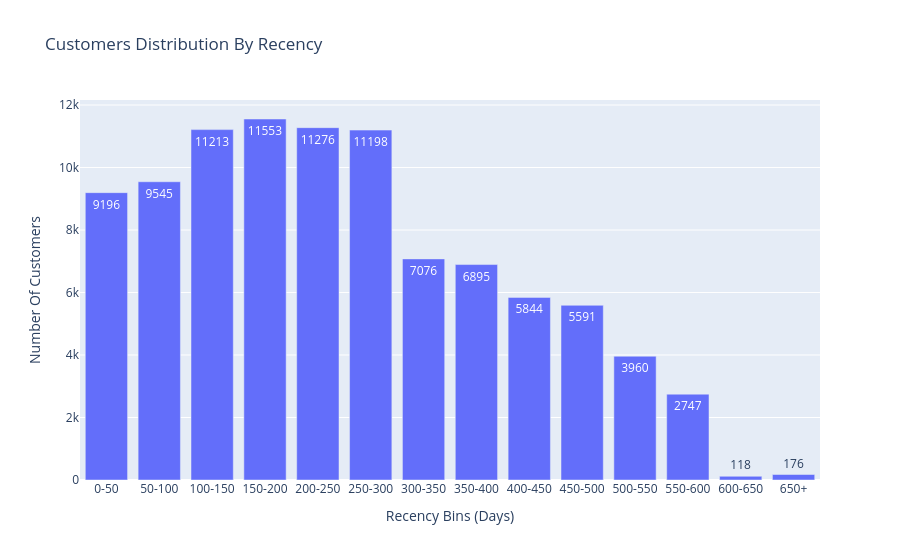

The code cell stored with this chart in its notebook:
### Code cell
rfm_analysis_summary.get_revenue_analysis_summary(recency_table_full, customers_per_bins_labeled_df, fig)

### Figure 1 — Plotly figure (JSON) as saved in the notebook; plotly's stock layout.template omitted (floating-point values rounded to 4 significant figures)
{"data": [{"hovertemplate": "Recency Bins (Days)=%{x}<br>Number Of Customers=%{y}<br>text=%{text}<extra></extra>", "legendgroup": "", "marker": {"color": "#636efa", "pattern": {"shape": ""}}, "name": "", "orientation": "v", "showlegend": false, "text": [9196.0, 9545.0, 11210.0, 11550.0, 11280.0, 11200.0, 7076.0, 6895.0, 5844.0, 5591.0, 3960.0, 2747.0, 118.0, 90.0, 176.0], "textposition": "auto", "type": "bar", "x": ["0-50", "50-100", "100-150", "150-200", "200-250", "250-300", "300-350", "350-400", "400-450", "450-500", "500-550", "550-600", "600-650", null, "650+"], "xaxis": "x", "y": [9196, 9545, 11213, 11553, 11276, 11198, 7076, 6895, 5844, 5591, 3960, 2747, 118, 90, 176], "yaxis": "y"}], "layout": {"barmode": "relative", "legend": {"tracegroupgap": 0}, "title": {"text": "Customers Distribution By Recency"}, "xaxis": {"anchor": "y", "domain": [0, 1], "title": {"text": "Recency Bins (Days)"}}, "yaxis": {"anchor": "x", "domain": [0, 1], "title": {"text": "Number Of Customers"}}}}
